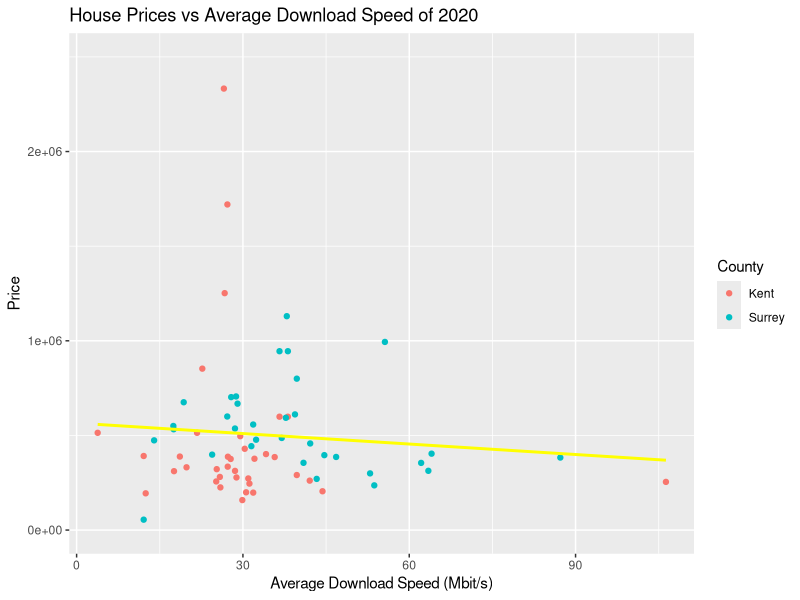

Source code (R):


library(tidyverse)
library(dplyr)
library(lubridate)
library(ggplot2)
setwd("/Users/emil/Desktop/Emil_datascience")

#importing the cleaned house prices
cleaned_houseprices= read_csv('Cleaned Data/Cleaned House Prices.csv') 

#importing the cleaned broadband speed
cleaned_broadband_speed= read_csv('Cleaned Data/Cleaned Broadband Speed Dataset.csv') 

#grouping house prices by town and county and finding average price for each group
grouped_house_prices = cleaned_houseprices %>%
  filter(`Date of Transfer`=="2020") %>%
  group_by(`Town/City`,County) %>%
  summarise(Price=mean(Price))

#grouping broadband speed by town and county and finding average download speed for each group
grouped_broadband_speeds = cleaned_broadband_speed %>%
  group_by(`Town/City`,County) %>%
  summarise(`Average download speed (Mbit/s)`= mean(`Average download speed (Mbit/s)`))

#joining house price data and broadband speed data in a single table
house_price_broadband_data = grouped_house_prices %>% 
  left_join(grouped_broadband_speeds,by="Town/City")

#creating a linear model 
l_model = lm(data=house_price_broadband_data, Price~`Average download speed (Mbit/s)`) #this model predicts Price as a function of Average download speed (Mbit/s)

#showing summary of the Linear Model
summary(l_model) 

#creating the linear model graph
ggplot(house_price_broadband_data,aes(x=`Average download speed (Mbit/s)`,y=Price)) +
  scale_y_continuous(limits=c(0,2500000), breaks = seq(0,2500000,1000000))+ #setting limits and breaks
  geom_point(data = filter(house_price_broadband_data,County.x=="KENT"),aes(color=c("Red"="Kent")))+ #setting color as red for Kent's data point
  geom_point(data = filter(house_price_broadband_data,County.x=="SURREY"), aes(color=c("Blue"="Surrey"))) + #setting color as blue for Surrey's data point
  geom_smooth(method=lm,se=FALSE,color="yellow")+ #adding linear regression line and omitting error bands 
  labs(x="Average Download Speed (Mbit/s)",
       y="Price",
       title="House Prices vs Average Download Speed of 2020",color="County") #setting labels

